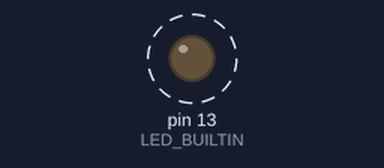
Recording of a sketch running on a simulated Arduino Uno, built with avr-gcc and run on an emulated ATmega328P. Shown: output pins drawn as LEDs (lit = HIGH). Dashed ring = blinking. What the sketch prints to the serial monitor is not drawn.

Above: at 0.5 s.
Timing chart, 0 to 4.6 s (numbered marks = the images above):
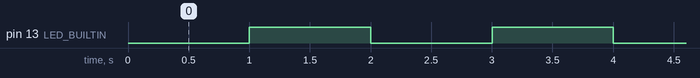

The sketch:

multitasking.ino
```cpp
unsigned long timeone, intervalone, timetwo, intervaltwo;
bool outputone,outputtwo;

void setup() {
  // put your setup code here, to run once:
intervalone=1000;
intervaltwo=700;
timeone=timetwo=millis();
pinMode(LED_BUILTIN,OUTPUT);
outputone = LOW;

Serial.begin(9600);
}


void loop() {

// TASK1
if (millis() > (timeone + intervalone))
  {
    timeone += intervalone;
    outputone = !outputone;
    digitalWrite(LED_BUILTIN,outputone);
    Serial.print("One:");Serial.println(timeone);
  }

// TASK2
if (millis() > (timetwo + intervaltwo))
  {
    timetwo += intervaltwo;
    outputtwo = !outputtwo;
    Serial.print("Two:");Serial.println(timetwo);
  }

//Serial.print("Output="); Serial.print(output);
}
```

Measured:
- by itself, pin 13 (LED_BUILTIN): alternates HIGH for 1.0 s and LOW for 1.0 s
